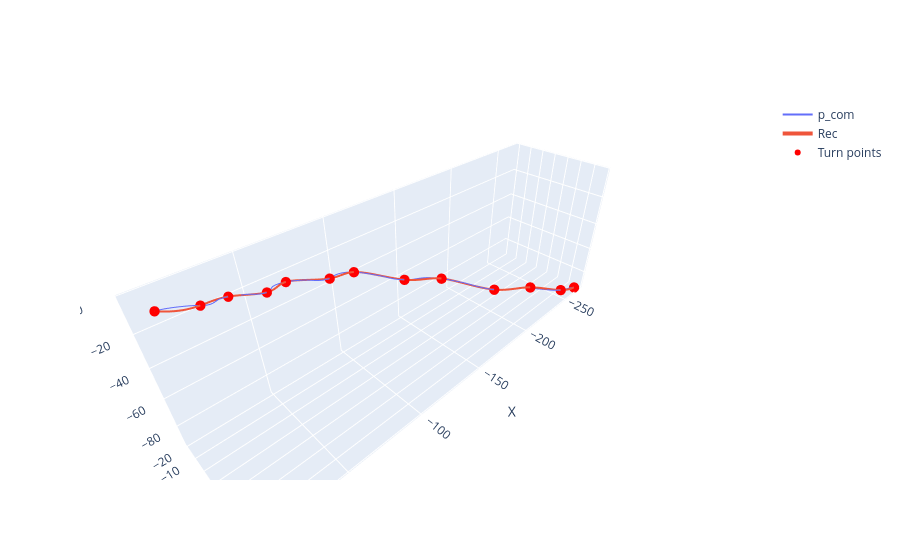

Notebook code cell kept with this figure:
### Code cell
# ---- Create figure ----
fig = go.Figure()

# Add curve
fig.add_trace(go.Scatter3d(
    x=p_com[:, 0],
    y=p_com[:, 1],
    z=p_com[:, 2],
    mode='lines',
    name='p_com',
    hovertext=indices,
))

fig.add_trace(go.Scatter3d(
    x=x_fine,
    y=y_fine,
    z=z_fine,
    mode='lines',
    line=dict(width=4),
    name="Rec"
))

fig.add_trace(go.Scatter3d(
    x=p_com[turn_interp_ind,0],
    y=p_com[turn_interp_ind,1],
    z=p_com[turn_interp_ind,2],
    mode='markers',
    name='Turn points',
    marker=dict(
        size=6,
        color='red'
    )
))


fig.update_layout(
    scene=dict(
        xaxis_title='X',
        yaxis_title='Y',
        zaxis_title='Z'
    )
)

fig.show()

### Figure 1 — Plotly figure (JSON) as saved in the notebook; plotly's stock layout.template omitted (floating-point values rounded to 4 significant figures; data arrays with more than 128 entries replaced by an {"elided": "..."} marker saying what was removed)
{"data": [{"hovertext": {"elided": "4699 float values"}, "mode": "lines", "name": "p_com", "type": "scatter3d", "x": {"elided": "4699 float values"}, "y": {"elided": "4699 float values"}, "z": {"elided": "4699 float values"}}, {"line": {"width": 4}, "mode": "lines", "name": "Rec", "type": "scatter3d", "x": {"elided": "200 float values"}, "y": {"elided": "200 float values"}, "z": {"elided": "200 float values"}}, {"marker": {"color": "red", "size": 6}, "mode": "markers", "name": "Turn points", "type": "scatter3d", "x": [-8.672, -24.78, -38.16, -54.9, -70.15, -93.93, -113.8, -137.5, -167.0, -194.7, -224.8, -249.9, -264.8], "y": [-4.926, -3.884, -9.039, -6.993, -17.48, -14.35, -19.4, -1.718, 1.705, 24.58, 34.25, 45.29, 48.43], "z": [-2.378, -7.678, -12.67, -17.79, -24.25, -31.94, -39.19, -47.48, -58.99, -70.22, -78.42, -87.78, -91.2]}], "layout": {"scene": {"xaxis": {"title": {"text": "X"}}, "yaxis": {"title": {"text": "Y"}}, "zaxis": {"title": {"text": "Z"}}}}}
